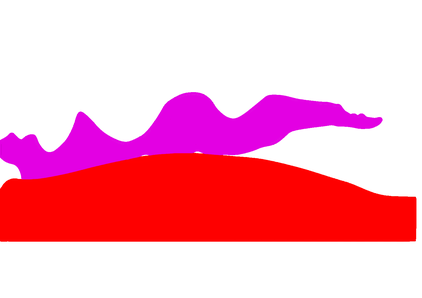
#> input picture salt/salt_basement.png, 422 x 298 px, shrunk from 1520 x 1074 before the run, found by its file name
$ python ch_02_03_gravity_salt.py
#> lines starting #> are read from the running program, lines starting #| are printed output that depends on the picture; after the words box and inside, x2 and y2 are one past the last pixel; in counts of white or black regions, pixels touching at a corner belong together
### lib/progress.py
"""Progress reporting for the long stages.

Every stage runs for minutes, often unattended with stdout redirected to a log.
The bar therefore holds a single line and repaints it in place with a carriage
return whether or not stdout is a terminal -- a log stays one live line under
`tail -f` instead of scrolling hundreds of snapshots. Each stage leaves exactly
one finished line behind, so a whole run reads as a handful of lines.
"""

from __future__ import annotations

import shutil
import sys
import time
from typing import Optional, TextIO


def format_hms(seconds: float) -> str:
    """Compact duration: 42s, 7:13, 1:04:59."""
    if seconds != seconds or seconds < 0:            # NaN or negative
        return "--"
    seconds = int(round(seconds))
    h, rem = divmod(seconds, 3600)
    m, s = divmod(rem, 60)
    if h:
        return f"{h}:{m:02d}:{s:02d}"
    if m:
        return f"{m}:{s:02d}"
    return f"{s}s"


def human_hms(seconds: float) -> str:
    """Spoken-language duration: "45 sec", "2 mins and 27 sec", "1 hour and 4 mins"."""
    if seconds != seconds or seconds < 0:            # NaN or negative
        return "unknown"
    seconds = int(round(seconds))
    h, rem = divmod(seconds, 3600)
    m, sec = divmod(rem, 60)
    if h:
        head = f"{h} hour{'s' if h > 1 else ''}"
        return f"{head} and {m} min{'s' if m > 1 else ''}" if m else head
    if m:
        head = f"{m} min{'s' if m > 1 else ''}"
        return f"{head} and {sec} sec" if sec else head
    return f"{sec} sec"


class Progress:
    """A single-line bar with percentage, elapsed, ETA and projected total."""

    WIDTH = 28
    # Eighth-block glyphs give the bar a smooth leading edge as it grows.
    PARTIALS = " ▏▎▍▌▋▊▉"
    FULL, EMPTY = "█", "░"
    ASCII_FULL, ASCII_EMPTY = "#", "-"

    # 256-colour SGR. The fill ramps the way a phone charge indicator does --
    # red when barely started, green when nearly done -- painted on a white
    # channel so the hue reads at a glance against any terminal background.
    RESET = "\033[0m"
    WHITE_BG = "\033[48;5;231m"
    LABEL = "\033[1m"
    DIM = "\033[38;5;245m"
    DEVICE = {"CPU": "\033[38;5;39m", "GPU": "\033[38;5;213m"}
    RAMP = (
        "\033[38;5;196m",   # red
        "\033[38;5;208m",   # orange
        "\033[38;5;226m",   # yellow
        "\033[38;5;154m",   # light green
        "\033[38;5;46m",    # green
    )

    def __init__(
        self,
        total: int,
        label: str,
        stream: Optional[TextIO] = None,
        min_interval: float = 0.25,
        log_interval: float = 2.0,
        color: Optional[bool] = None,
        quiet: bool = False,
        device: str = "",
        unit: str = "item",
    ) -> None:
        self.total = max(0, int(total))
        self.label = label
        self.stream = stream if stream is not None else sys.stdout
        self.tty = bool(getattr(self.stream, "isatty", lambda: False)())
        self.interval = min_interval if self.tty else log_interval
        self.color = self.tty if color is None else bool(color)
        self.quiet = bool(quiet)
        self.device = str(device)
        self.unit = str(unit)
        self._last_width = 0
        self._bar_w = self.WIDTH
        self._rows = 0                  # lines currently held by the live block
        self.n = 0
        self.note = ""
        self._last_cells = -1
        self.start = time.perf_counter()
        self._last_paint = -1e9
        self._last_len = 0
        self._live = False
        self._unicode = self._probe_unicode()

    def _probe_unicode(self) -> bool:
        enc = getattr(self.stream, "encoding", None) or ""
        try:
            self.FULL.encode(enc or "utf-8")
            return True
        except (LookupError, UnicodeEncodeError):
            return False

    # -- lifecycle --------------------------------------------------------

    def __enter__(self) -> "Progress":
        self._paint(force=True)
        return self

    def __exit__(self, *exc) -> None:
        self.close()

    @property
    def elapsed(self) -> float:
        return time.perf_counter() - self.start

    def update(self, n: int = 1, note: str = "") -> None:
        self.n += n
        if note:
            self.note = note
        self._paint()

    # [6 lines left out: function write, not called in this run]

    def close(self, summary: str = "") -> None:
        """Replace the live bar with one finished line.

        In quiet mode the bar simply vanishes, so a run's only output is the
        artefact it produced.
        """
        # Totals like max_nfev are upper bounds the work may finish under. The
        # count is what actually happened, so adopt it rather than leave the bar
        # frozen part-full, which reads as an abort.
        if 0 < self.n < self.total:
            self.total = self.n
            self._paint(force=True)
        self._clear()
        if self.quiet:
            self.stream.flush()
            return
        tail = f"  {summary}" if summary else ""
        body = (f"done {self.n}/{self.total} in {format_hms(self.elapsed)}{tail}")
        if self.color:
            dev = (f"{self.DEVICE.get(self.device, '')}{self.device:<3s}"
                   f"{self.RESET} " if self.device else "")
            self.stream.write(
                f"{self.LABEL}{self.label:<9s}{self.RESET} {dev}"
                f"{self.RAMP[-1]}✓{self.RESET} {self.DIM}{body}{self.RESET}\n"
            )
        else:
            tag = f"{self.device:<3s} " if self.device else ""
            self.stream.write(f"{self.label:<9s} {tag}{body}\n")
        self.stream.flush()

    # -- rendering --------------------------------------------------------

    def _width(self) -> int:
        """Current terminal width, re-read on every paint.

        A line longer than the pane wraps, and once it has wrapped a carriage
        return lands at the start of the LAST wrapped row rather than the line,
        so each repaint strands another row. Switching or resizing a pane
        changes the width underneath us, so it cannot be measured once.
        """
        if not self.tty:
            return 0                        # a file has no width to wrap at
        try:
            return max(40, shutil.get_terminal_size().columns)
        except OSError:
            return 100

    def _clear(self) -> None:
        """Blank the live block so the next write starts clean."""
        if not self._live:
            return
        if self.tty:
            # Cursor sits at the end of the last row; walk back up the block,
            # erasing each row, so a repaint never leaves a stale line behind.
            for _ in range(max(0, self._rows - 1)):
                self.stream.write("\r\033[2K\033[1A")
            self.stream.write("\r\033[2K")
        else:
            self.stream.write("\r" + " " * self._last_len + "\r")
        self._live = False
        self._rows = 0
        self._last_len = 0

    def _bar_fill(self, frac: float) -> str:
        w = self._bar_w
        if not self._unicode:
            return self.ASCII_FULL * int(round(w * frac))
        exact = w * frac
        full = int(exact)
        out = self.FULL * full
        if full < w:
            out += self.PARTIALS[int((exact - full) * len(self.PARTIALS))]
        return out[:w]

    def _bar(self, frac: float) -> str:
        fill = self._bar_fill(frac)
        empty = self.EMPTY if self._unicode else self.ASCII_EMPTY
        return (fill + empty * (self._bar_w - len(fill)))[:self._bar_w]

    def _detail_fields(self, elapsed: float, eta: float, projected: float,
                       rate: float) -> list:
        """Prose stats, ordered so a narrow pane sheds the least useful first."""
        noun = self.unit + ("s" if self.total != 1 else "")
        fields = [
            f"current {self.unit} {self.n} from total {self.total}",
            f"total runtime {human_hms(projected)}",
            f"remaining {human_hms(eta)}",
            f"elapsed {human_hms(elapsed)}",
            f"{rate:.1f} {noun}/sec",
        ]
        if self.note:
            fields.append(self.note)
        return fields

    def _paint(self, force: bool = False) -> None:
        now = time.perf_counter()
        if not force and (now - self._last_paint) < self.interval:
            return

        frac = min(max(self.n / self.total if self.total else 0.0, 0.0), 1.0)
        elapsed = self.elapsed
        # Repaint only when something visible actually changed: an eighth-cell
        # of bar, or the whole-second clock. Redrawing on every percent makes
        # the line flicker without telling the reader anything new.
        cells = int(self.WIDTH * 8 * frac)
        tick = (cells, int(elapsed))
        if not force and tick == self._last_cells:
            return
        self._last_cells = tick
        self._last_paint = now

        projected = elapsed / frac if frac > 1e-9 else float("nan")
        eta = projected - elapsed if projected == projected else float("nan")
        rate = self.n / elapsed if elapsed > 0 else 0.0

        width = self._width()
        if width and width != self._last_width:
            self._clear()
            self._last_width = width
            force = True

        head = 9 + 1 + (4 if self.device else 0)
        if width:
            self._bar_w = max(8, min(self.WIDTH, width - 1 - head - 8))
        else:
            self._bar_w = self.WIDTH

        fields = self._detail_fields(elapsed, eta, projected, rate)
        # A short indent, not one aligned under the bar: the prose line needs
        # the width more than it needs the alignment.
        indent = "  "
        sep = " \u00b7 "
        if width:
            budget = width - 1 - len(indent)
            while len(fields) > 1 and len(sep.join(fields)) > budget:
                fields.pop()
        detail = sep.join(fields)

        tag = f"{self.device:<3s} " if self.device else ""
        bar_plain = f"{self.label:<9s} {tag}{self._bar(frac)} {frac * 100:5.1f}%"

        if self.color:
            fill = self.RAMP[min(int(frac * len(self.RAMP)), len(self.RAMP) - 1)]
            dev = (f"{self.DEVICE.get(self.device, '')}{self.device:<3s}"
                   f"{self.RESET} " if self.device else "")
            bar_line = (f"{self.LABEL}{self.label:<9s}{self.RESET} {dev}"
                        f"{self.WHITE_BG}{fill}{self._bar_fill(frac)}"
                        f"{' ' * (self._bar_w - len(self._bar_fill(frac)))}"
                        f"{self.RESET} {frac * 100:5.1f}%")
            detail_line = f"{indent}{self.DIM}{detail}{self.RESET}"
        else:
            bar_line = bar_plain
            detail_line = f"{indent}{detail}"

        if self.tty:
            self._clear()
            self.stream.write(bar_line + "\n" + detail_line)
            self._rows = 2
            self._live = True
        else:
            # A log cannot address two rows, so collapse to one prose line.
            one = f"{bar_plain}  {detail}"
            pad = max(0, self._last_len - len(one))
            self.stream.write("\r" + one + " " * pad)
            self._last_len = len(one)
            self._live = True
            self._rows = 1
        self.stream.flush()


class StageTimer:
    """Times a named stage and prints one line when it ends."""

    def __init__(self, label: str, stream: Optional[TextIO] = None,
                 device: str = "") -> None:
        self.label = label
        self.device = device
        self.stream = stream if stream is not None else sys.stdout
        self.start = 0.0
        self.elapsed = 0.0

    def __enter__(self) -> "StageTimer":
        self.start = time.perf_counter()
        return self

    def __exit__(self, *exc) -> None:
        self.elapsed = time.perf_counter() - self.start
        dev = f" on {self.device}" if self.device else ""
        self.stream.write(
            f"[{self.label}] total {format_hms(self.elapsed)}{dev}\n"
        )
        self.stream.flush()

### ch_02_03_gravity_salt.py
import time

import numpy as np
import matplotlib
import matplotlib.pyplot as plt
from pathlib import Path
import cv2

from lib.control_plot import PLOT_PARAMS  # shared global plot style
from lib.progress import Progress, StageTimer  # shared progress reporting (see lib/progress.py)

matplotlib.rcParams.update(PLOT_PARAMS)

# =========================================================================
# CONFIGURATION PARAMETERS - EDIT HERE
# =========================================================================

# Input/Output settings
img_path = "dataset/salt/salt_basement.png"  # Path to input image
save_folder = "ch_02_03_gravity_salt"         # Output folder
save_sigma_image = "sigma_image.png"  # Output filename (density-contrast map)
save_result = "gz_profile.png"        # Output filename (predicted gz profile)

# Density contrast values for different pixel intensities
SALT_PIXEL_VALUE = 94      # Pixel value representing salt bodies
BASEMENT_PIXEL_VALUE = 76  # Pixel value representing basement
SALT_DENSITY = 2.2         # Density contrast for salt (g/cm³)
BASEMENT_DENSITY = 3.1     # Density contrast for basement (g/cm³)
# Background/other pixels = 0 (no density contrast)

# Gravity survey parameters
PAD_PERCENTAGE = 0.1       # Padding percentage (10% on each side)
AVOID_EDGE = 10           # Pixels to avoid at image edges
NUM_STATIONS = 50         # Number of gravity measurement stations

# Physical constants
G = 6.67430e-11           # Gravitational constant (m³ kg⁻¹ s⁻²)
MS2_TO_MGAL = 1e5         # Conversion factor: 1 m/s² = 1e5 mGal
eps = 1e-12               # Small number to prevent division by zero

# Demo pacing: the real computation below is fast enough to finish before a
# class can read the progress bar. These add an artificial delay so each
# stage "breathes" at a visible pace -- set both to 0 to run at full speed.
STATION_PACE_SEC = 0.0   # sleep per station in the reference loop (real timing is enough)
STAGE_PACE_SEC = 1.5     # sleep added to each vectorized (StageTimer) stage

# =========================================================================
# END CONFIGURATION
# =========================================================================

OUTDIR = Path(save_folder); OUTDIR.mkdir(parents=True, exist_ok=True)

# -------------------------
# 1) Read image as σ-map
#    Each pixel is one point mass (area = 1 m^2).
#    No scaling/conversion from grayscale.
# -------------------------
img = cv2.imread(img_path, cv2.IMREAD_GRAYSCALE)
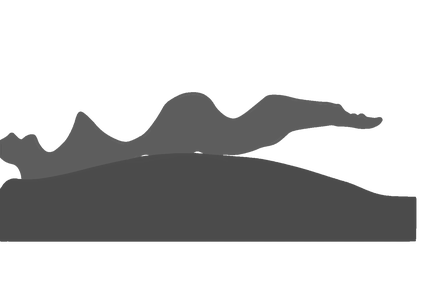
#> img: shape (298, 422); min 72, max 255, mean 194.8
# Quick check of image
plt.imshow(img, cmap="gray", origin="upper")
plt.show()
if img is None:
    raise FileNotFoundError(f"Could not read {img_path}")
H, W = img.shape
#> H = 298; W = 422
# Convert pixels to density contrasts based on configuration
salt = np.where(img == SALT_PIXEL_VALUE, SALT_DENSITY, 0.0)
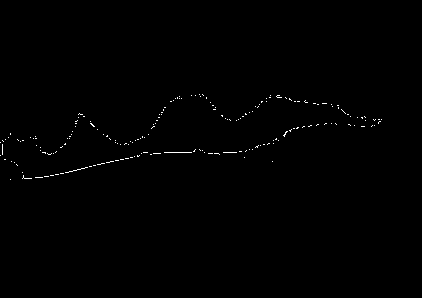
#> salt: shape (298, 422) float64; values 0 (black) and 2.2 (white), 0.4% white in thin lines or dots, all inside (x1, y1, x2, y2) = (0, 94, 382, 180)
basement = np.where(img == BASEMENT_PIXEL_VALUE, BASEMENT_DENSITY, 0.0)
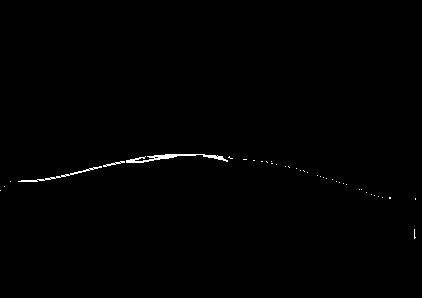
#> basement: shape (298, 422) float64; values 0 (black) and 3.1 (white), 0.46% white in thin lines or dots, all inside (x1, y1, x2, y2) = (0, 154, 416, 239)
sigma2d = salt + basement  # Combine salt and basement, background pixels remain 0

# Pad image left and right with zeros based on configuration
pad_width = int(W * PAD_PERCENTAGE)
#> pad_width = 42
sigma2d_padded = np.pad(sigma2d, ((0, 0), (pad_width, pad_width)), mode='constant', constant_values=0)
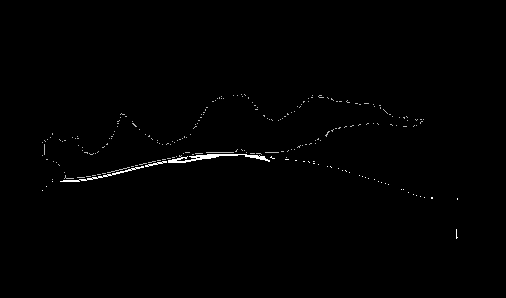
#> sigma2d_padded: shape (298, 506) float64; min 0, max 3.1, mean 0.0193; drawn with min black and max white
H, W_padded = sigma2d_padded.shape
#> W_padded = 506
original_width = W
#> original_width = 422
W = W_padded
#> W = 506
sigma_vec = sigma2d_padded.ravel(order="C")      # length N = H*W

# -------------------------
# 2) Gravimeter stations (z' = 0), x' along the top edge
#    No pixel-center offset; x, z are integer grid coordinates.
# -------------------------
xg_pix = np.linspace(AVOID_EDGE, W-AVOID_EDGE, NUM_STATIONS, dtype=float)  # station x' in pixel units
#> xg_pix = 50 values from 10 to 496
zg = 0.0  # all stations at the surface (z' = 0)


# ------------------------------------------------------------
# 3) Per-station, explicit 2D for-loop (reference/clarity)
#    g_z(x') = sum_{z=0..H-1} sum_{x=0..W-1} G * z / [(x'-x)^2 + z^2]^(3/2) * σ[x,z]
#    Downward is positive; z is the pixel row index (0 at top).
# ------------------------------------------------------------
def gz_single_station_loop(xg):
    acc = 0.0
    for z in range(H):
        dz = float(z)  # since z' = 0 and pixel location is z (no +0.5)
        for x in range(W):
            dx = xg - float(x)
            r2 = dx*dx + dz*dz
            r3 = (r2 + eps)**1.5     # eps prevents division by zero at (dx=0, dz=0)
            acc += G * dz / r3 * sigma2d_padded[z, x]
    return acc  # [m/s^2]

# Reference check: every station via the brute-force loop above, so it can
# be compared against the matrix-form result computed in section 4.
gz_loop_ms2 = np.empty(NUM_STATIONS, dtype=float)
with Progress(total=NUM_STATIONS, label="gz stations", unit="station") as bar:
    for s, xg in enumerate(xg_pix):
        gz_loop_ms2[s] = gz_single_station_loop(xg)
        time.sleep(STATION_PACE_SEC)
        bar.update(1)
#| gz stations done 50/50 in 3s
gz_loop_mgal = gz_loop_ms2 * MS2_TO_MGAL

# ------------------------------------------------------------
# 4) Matrix form: g = A_z σ
#    Build A_z for all stations at once.
#    Mass coordinates: x_i in [0..W-1], z_i in [0..H-1], flattened row-major.
#    A_{j,i} = G * z_i / [ (x'_j - x_i)^2 + z_i^2 ]^(3/2)
# ------------------------------------------------------------
# Mass coordinates (flattened in 'C' order: row z runs slowest? Actually in C: last axis changes fastest → x varies fastest)
with StageTimer("coord arrays"):
    # [0,1,...,W-1, 0,1,...] length H*W
#| [coord arrays] total 0s
    x_i = np.tile(np.arange(W, dtype=float), H)
    # [0,0,...,0, 1,1,...,1, ...] length H*W
    z_i = np.repeat(np.arange(H, dtype=float), W)
    time.sleep(STAGE_PACE_SEC)

# Broadcast station x' against all mass (x_i, z_i)
with StageTimer("gravity matrix"):
#| [gravity matrix] total 0s
    dx = xg_pix[:, None] - x_i[None, :]                 # (M, N)
    dz = z_i[None, :]                                   # (1, N) since z' = 0
    r2 = dx*dx + dz*dz
    r3 = (r2 + eps)**1.5
    Az = G * dz / r3                                    # (M, N)
    time.sleep(STAGE_PACE_SEC)

# Forward model
with StageTimer("forward model"):
    gz_ms2 = Az @ sigma_vec                             # (M,)
#> gz_ms2 = 50 values, max 6.1e-12 at index 20, min 1.23e-12 at index 49, mean 4.15e-12
    gz_mgal = gz_ms2 * MS2_TO_MGAL
#> gz_mgal = 50 values, max 6.1e-07 at index 20, min 1.23e-07 at index 49, mean 4.15e-07
#| [forward model] total 0s
    time.sleep(STAGE_PACE_SEC)

# Sanity check: loop (section 3) vs matrix (section 4) should agree
max_diff_mgal = np.max(np.abs(gz_loop_mgal - gz_mgal))
#> max_diff_mgal = 1.59e-21
print(f"Loop vs matrix max difference: {max_diff_mgal:.3e} mGal")
#| Loop vs matrix max difference: 1.588e-21 mGal

# ------------------------------------------------------------
# 5) Plot -- two separate figures, saved separately
# ------------------------------------------------------------

# 5a) sigma-image: density-contrast map with stations + padding boundaries
fig_sigma, ax_sigma = plt.subplots()
ax_sigma.imshow(sigma2d_padded, cmap="gray", origin="upper")
ax_sigma.scatter(xg_pix, np.zeros_like(xg_pix), s=14, c="red", marker="^", label="Stations z'=0")
# Add dashed lines to show synthetic expansion boundaries
ax_sigma.axvline(x=pad_width, color='blue', linestyle='--', alpha=0.7, label='Synthetic boundary')
ax_sigma.axvline(x=pad_width + original_width, color='blue', linestyle='--', alpha=0.7)
ax_sigma.set_title(r"$\sigma$-image (padded, each pixel = one point mass)")
ax_sigma.set_xlabel("x (px)")
ax_sigma.set_ylabel("z (px)")
ax_sigma.legend(loc="lower right")
plt.show()

sigma_fig_path = OUTDIR / save_sigma_image
fig_sigma.savefig(sigma_fig_path, dpi=300)
plt.close(fig_sigma)

# 5b) predicted gz profile
fig_profile, ax_profile = plt.subplots()
station_numbers = np.arange(1, len(xg_pix) + 1)
#> station_numbers = 50 values from 1 to 50
ax_profile.plot(station_numbers, gz_mgal, lw=1.8)
ax_profile.set_title(r"Predicted $g_z$ along surface (downward $+$)")
ax_profile.set_xlabel("Gravitational Station")
ax_profile.set_ylabel(r"$g_z$ (mGal)")
plt.show()

profile_fig_path = OUTDIR / save_result
fig_profile.savefig(profile_fig_path, dpi=300)
plt.close(fig_profile)

print("Saved figures:")
print(" -", sigma_fig_path)
print(" -", profile_fig_path)
